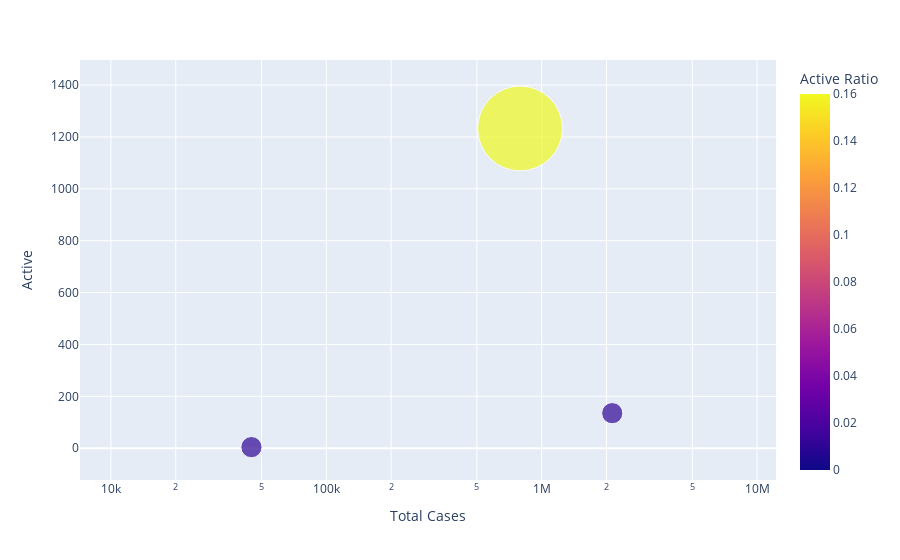

Source (notebook cell):
### Markdown cell above
**Insight**   
 Above graph shows us that Maharastra have highest number of death.    
 While Daman and Diu have lowest number of death.

### Code cell
import plotly.express as px

# Creates a scatter plot of 'Total Cases' vs 'Active' cases, with bubble size and color representing 'Active Ratio (%)', and hover info displaying 'State/UTs', using a logarithmic scale for the x-axis
px.scatter(df, x="Total Cases", y="Active",size="Active Ratio" , color="Active Ratio",hover_name="State/UTs", log_x=True, size_max=60)

### Figure 1 — Plotly figure (JSON) as saved in the notebook; plotly's stock layout.template omitted (floating-point values rounded to 4 significant figures)
{"data": [{"hovertemplate": "<b>%{hovertext}</b><br><br>Total Cases=%{x}<br>Active=%{y}<br>Active Ratio=%{marker.color}<extra></extra>", "hovertext": ["Andaman and Nicobar", "Andhra Pradesh", "Arunachal Pradesh", "Assam", "Bihar", "Chandigarh", "Chhattisgarh", "Daman and Diu", "Delhi", "Goa", "Gujarat", "Haryana", "Himachal Pradesh", "Jammu and Kashmir", "Jharkhand", "Karnataka", "Kerala", "Ladakh", "Lakshadweep", "Madhya Pradesh", "Maharashtra", "Manipur", "Meghalaya", "Mizoram", "Nagaland", "Odisha", "Puducherry", "Punjab", "Rajasthan", "Sikkim", "Tamil Nadu", "Telengana", "Tripura", "Uttar Pradesh", "Uttarakhand", "West Bengal"], "legendgroup": "", "marker": {"color": [0, 0, 0, 0, 0, 0, 0, 0, 0, 0, 0, 0, 0, 0, 0, 0, 0, 0, 0, 0, 0, 0, 0, 0, 0, 0, 0, 0.16, 0, 0.01, 0, 0, 0, 0, 0, 0.01], "coloraxis": "coloraxis", "size": [0, 0, 0, 0, 0, 0, 0, 0, 0, 0, 0, 0, 0, 0, 0, 0, 0, 0, 0, 0, 0, 0, 0, 0, 0, 0, 0, 0.16, 0, 0.01, 0, 0, 0, 0, 0, 0.01], "sizemode": "area", "sizeref": 4.444e-05, "symbol": "circle"}, "mode": "markers", "name": "", "orientation": "v", "showlegend": false, "type": "scatter", "x": [10766, 2340676, 67049, 746159, 855267, 100693, 1187695, 11592, 2040910, 263346, 1291383, 1078903, 322905, 482023, 443826, 4088769, 6907241, 29602, 11415, 1056351, 8171048, 140034, 96983, 239560, 36033, 1348409, 177547, 793644, 1326465, 44927, 3610655, 844432, 108493, 2145431, 452571, 2126282], "xaxis": "x", "y": [0, 0, 0, 5, 1, 0, 0, 0, 14, 3, 5, 27, 4, 0, 1, 12, 18, 0, 0, 0, 214, 0, 3, 1, 0, 59, 0, 1233, 2, 4, 5, 8, 1, 57, 0, 135], "yaxis": "y"}], "layout": {"autosize": true, "coloraxis": {"colorbar": {"title": {"text": "Active Ratio"}}, "colorscale": [[0, "#0d0887"], [0.1111, "#46039f"], [0.2222, "#7201a8"], [0.3333, "#9c179e"], [0.4444, "#bd3786"], [0.5556, "#d8576b"], [0.6667, "#ed7953"], [0.7778, "#fb9f3a"], [0.8889, "#fdca26"], [1, "#f0f921"]]}, "legend": {"itemsizing": "constant", "tracegroupgap": 0}, "margin": {"t": 60}, "xaxis": {"anchor": "y", "autorange": true, "domain": [0, 1], "range": [3.86, 7.085], "title": {"text": "Total Cases"}, "type": "log"}, "yaxis": {"anchor": "x", "autorange": true, "domain": [0, 1], "range": [-198.5, 1751.0], "title": {"text": "Active"}, "type": "linear"}}}
